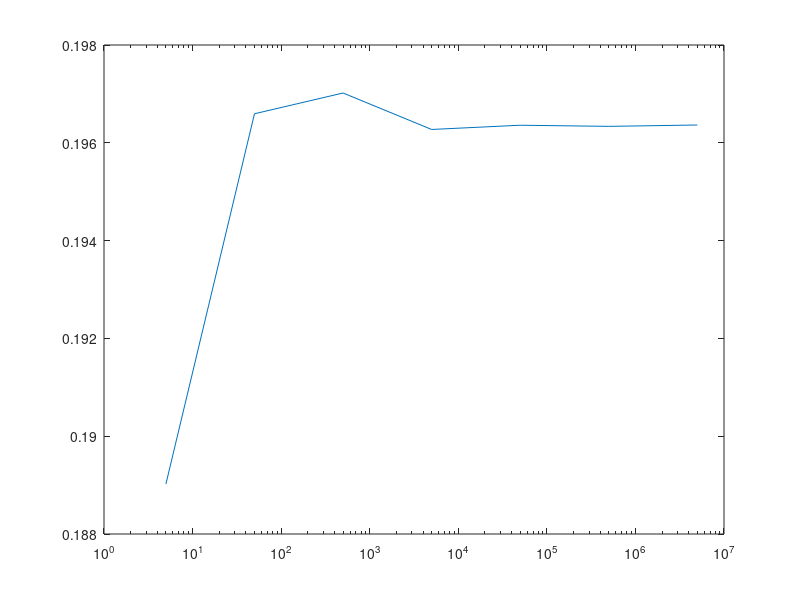

The MATLAB source for this figure:
nn = 10000000;
radius = 0.5;
ni = 5;
first = 0;
Xu = rand(nn, 2);
x = linspace(0, radius, ni+1);
h = radius/ni;
x= x(1:ni);
f = sqrt(radius^2-x.^2);
p = f / sum(f);
trueanswer = pi/16;

display('         n estimate error');

mx = zeros(1,7);
my = zeros(1,7);

for i=1:7,
   n = 10^i/2;
   
   npts = round(n*p);
   diff = n-sum(npts);
   if(diff >0)
       npts(1:diff) = npts(1:diff)+1;
   else
       npts(1:-diff) = npts(1:-diff)-1;
   end   
   
   first = 0;
  
   answeris(i) = 0;
   for j=1:ni
       xpts = (j-1)*h+Xu(first+1:first+npts(j))*h;
       answeris(i) = answeris(i) + sum(sqrt(radius^2-xpts.^2))/p(j);
       first = first + npts(j);
   end
   answeris(i) = radius*answeris(i)/(n*ni);
   erroris = abs(answeris(i) - trueanswer);
   
   mx(1,i) = n;
   my(1,i) = answeris(i);
   
   disp(sprintf('%10.0f %f %f ', n, answeris(i), erroris ))
   
end

semilogx(mx,my)
hold on
